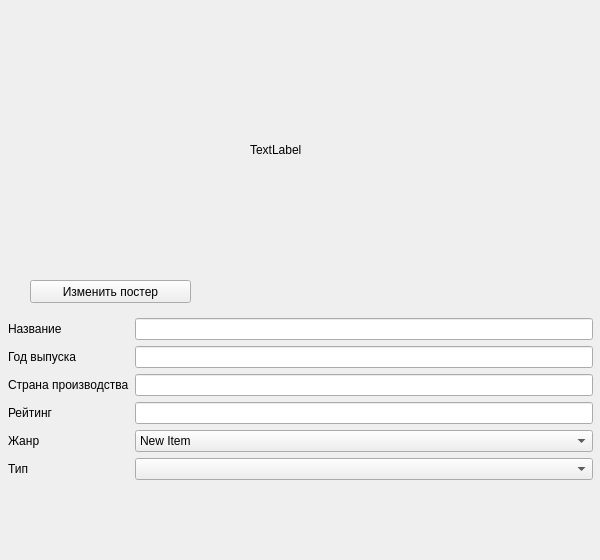
<?xml version="1.0" encoding="UTF-8"?>
<ui version="4.0">
 <class>MovieDetailForm</class>
 <widget class="QWidget" name="MovieDetailForm">
  <property name="geometry">
   <rect>
    <x>0</x>
    <y>0</y>
    <width>600</width>
    <height>560</height>
   </rect>
  </property>
  <property name="windowTitle">
   <string>Form</string>
  </property>
  <widget class="QWidget" name="formLayoutWidget">
   <property name="geometry">
    <rect>
     <x>0</x>
     <y>310</y>
     <width>601</width>
     <height>241</height>
    </rect>
   </property>
   <layout class="QFormLayout" name="formLayout">
    <property name="leftMargin">
     <number>8</number>
    </property>
    <property name="topMargin">
     <number>8</number>
    </property>
    <property name="rightMargin">
     <number>8</number>
    </property>
    <property name="bottomMargin">
     <number>8</number>
    </property>
    <item row="0" column="0">
     <widget class="QLabel" name="label_title">
      <property name="text">
       <string>Название</string>
      </property>
     </widget>
    </item>
    <item row="0" column="1">
     <widget class="QLineEdit" name="lineEditTitle"/>
    </item>
    <item row="1" column="0">
     <widget class="QLabel" name="label_created_date">
      <property name="text">
       <string>Год выпуска</string>
      </property>
     </widget>
    </item>
    <item row="1" column="1">
     <widget class="QLineEdit" name="lineEditYear"/>
    </item>
    <item row="2" column="0">
     <widget class="QLabel" name="country">
      <property name="text">
       <string>Страна производства</string>
      </property>
     </widget>
    </item>
    <item row="2" column="1">
     <widget class="QLineEdit" name="lineEditCountry"/>
    </item>
    <item row="3" column="0">
     <widget class="QLabel" name="rating">
      <property name="text">
       <string>Рейтинг</string>
      </property>
     </widget>
    </item>
    <item row="3" column="1">
     <widget class="QLineEdit" name="lineEditRating"/>
    </item>
    <item row="4" column="0">
     <widget class="QLabel" name="labelGenre">
      <property name="text">
       <string>Жанр</string>
      </property>
     </widget>
    </item>
    <item row="4" column="1">
     <widget class="QComboBox" name="comboBoxGenre">
      <item>
       <property name="text">
        <string>New Item</string>
       </property>
      </item>
     </widget>
    </item>
    <item row="5" column="0">
     <widget class="QLabel" name="labelType">
      <property name="text">
       <string>Тип</string>
      </property>
     </widget>
    </item>
    <item row="5" column="1">
     <widget class="QComboBox" name="comboBoxType"/>
    </item>
   </layout>
  </widget>
  <widget class="QPushButton" name="pushButtonImage">
   <property name="geometry">
    <rect>
     <x>30</x>
     <y>280</y>
     <width>161</width>
     <height>23</height>
    </rect>
   </property>
   <property name="text">
    <string>Изменить постер</string>
   </property>
  </widget>
  <widget class="QLabel" name="labelImage">
   <property name="geometry">
    <rect>
     <x>250</x>
     <y>0</y>
     <width>131</width>
     <height>300</height>
    </rect>
   </property>
   <property name="text">
    <string>TextLabel</string>
   </property>
   <property name="margin">
    <number>8</number>
   </property>
  </widget>
 </widget>
 <resources/>
 <connections/>
</ui>
